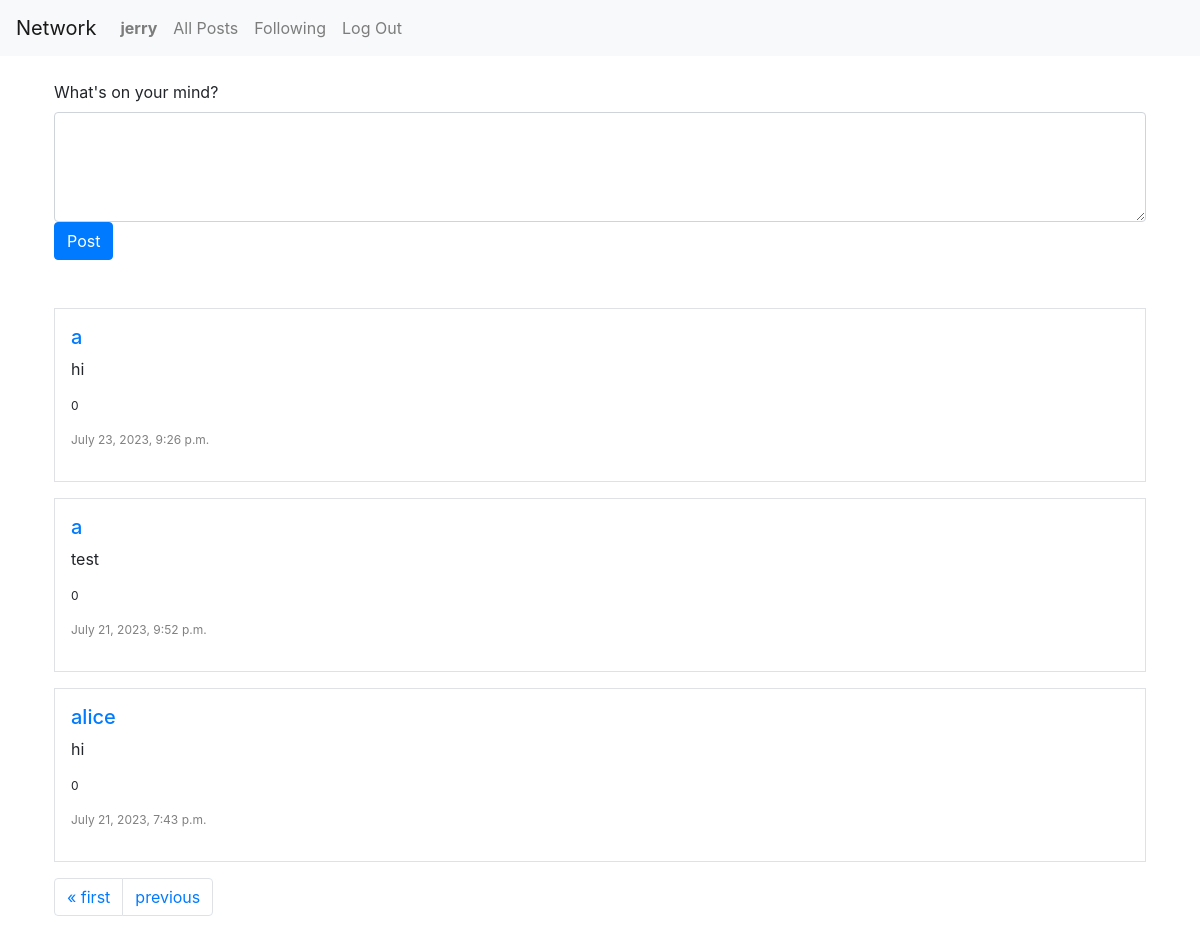
Screenshot of /?page=2 (signed in) with the database file from the repository.
### network/models.py (models this page shows, shortened)
class User(AbstractUser):
    pass

class Posts(models.Model):
    author = models.ForeignKey(
        settings.AUTH_USER_MODEL,
        on_delete = models.CASCADE,
    )
    post = models.CharField(max_length=300)
    timestamp = models.DateTimeField(default=now)
    likes = models.IntegerField(default=0)

### network/views.py (the view, shortened to what this page needs)
# urls.py: path("", views.index, name="index"),
@login_required(login_url='login')
def index(request):
    posts = Posts.objects.all().order_by("-timestamp")
    page_obj = paginate(request, posts)
    return render(request, "network/index.html", {
        'page_obj': page_obj
    })

### network/views.py (called while the page is built)
def paginate(request, posts):
    paginator = Paginator(posts, 10) #show 10 posts per page
    page_number = request.GET.get('page')
    page_obj = paginator.get_page(page_number)
    return page_obj

### network/templates/network/index.html (shortened to what this page needs)
{% extends "network/layout.html" %}
{% block body %}
    <div class="container-xl p-4">
        <form action="{% url 'index' %}" method="post">
            <label for="new-post" class="form-label">What's on your mind?</label>
            <textarea class='form-control' name="new-post" rows="4"></textarea>
            <button type="submit" class="btn btn-primary">Post</button>
        </form>
    </div>
    {% include "network/postlayout.html" %}
{% endblock %}

### network/templates/network/layout.html (shortened to what this page needs)
{% load static %}
<!DOCTYPE html>
<html lang="en">
    <head>
        <link rel="stylesheet" href="https://stackpath.bootstrapcdn.com/bootstrap/4.4.1/css/bootstrap.min.css">
        <link href="{% static 'network/styles.css' %}" rel="stylesheet">
    </head>
    <body>
        <nav class="navbar navbar-expand-lg navbar-light bg-light">
            <a class="navbar-brand" href="#">Network</a>
            <div>
              <ul class="navbar-nav mr-auto">
                {% if user.is_authenticated %}
                    <li class="nav-item">
                        <a class="nav-link" href="#"><strong>{{ user.username }}</strong></a>
                    </li>
                {% endif %}
                <li class="nav-item">
                  <a class="nav-link" href="{% url 'index' %}">All Posts</a>
                </li>
                {% if user.is_authenticated %}
                    <li class="nav-item">
                        <a class="nav-link" href="{% url 'following' %}">Following</a>
                    </li>
                    <li class="nav-item">
                        <a class="nav-link" href="{% url 'logout' %}">Log Out</a>
                    </li>
                {% endif %}
              </ul>
            </div>
          </nav>
        <div class="body">
            {% block body %}
            {% endblock %}
        </div>
    </body>
</html>

### network/templates/network/postlayout.html (shortened to what this page needs)
<div class="container-xl p-4">
    {% for post in page_obj %}
        <div class="mb-3 p-3 border">
            <h5>
                <a href="{% url 'profile' post.author %}">{{ post.author }}</a>
            </h5>
            <p id="{{ post.id }}">
                {{ post.post }}
            </p>
            <p style="font-size: 12px">
                {{ post.likes }}
            </p>
            <p style="color: gray; font-size: 12px">
                {{ post.timestamp }}
            </p>
        </div>
    {% endfor %}
    <div class="pagination">
        <nav aria-label="Page navigation example">
            <ul class="pagination">
                {% if page_obj.has_previous %}
                    <li class="page-item">
                        <a class="page-link" href="?page=1">&laquo; first</a>
                    </li>
                    <li class="page-item">
                        <a class="page-link" href="?page={{ page_obj.previous_page_number }}">previous</a>
                    </li>
                {% endif %}
            </ul>
        </nav>
    </div>
</div>

### rows the page displays
User: username "jerry"
Posts: author "a", post "hi", likes "0", timestamp "July 23, 2023, 9:26 p.m."
Posts: author "a", post "test", likes "0", timestamp "July 21, 2023, 9:52 p.m."
Posts: author "alice", post "hi", likes "0", timestamp "July 21, 2023, 7:43 p.m."
